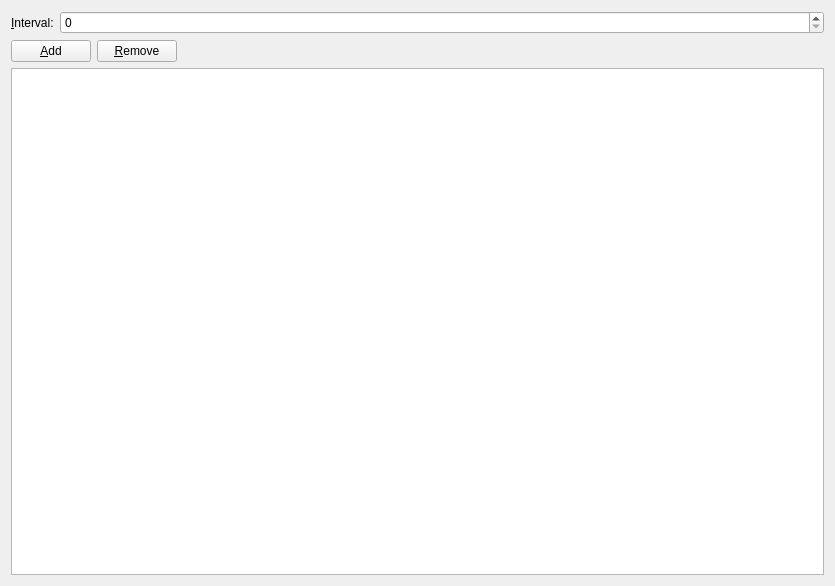
<?xml version="1.0" encoding="UTF-8"?>
<ui version="4.0">
 <class>AnimationEditor</class>
 <widget class="QWidget" name="AnimationEditor">
  <property name="geometry">
   <rect>
    <x>0</x>
    <y>0</y>
    <width>835</width>
    <height>586</height>
   </rect>
  </property>
  <property name="windowTitle">
   <string>Form</string>
  </property>
  <layout class="QVBoxLayout" name="verticalLayout_2">
   <item>
    <layout class="QHBoxLayout" name="horizontalLayout_2">
     <item>
      <widget class="QLabel" name="label">
       <property name="sizePolicy">
        <sizepolicy hsizetype="Fixed" vsizetype="Preferred">
         <horstretch>0</horstretch>
         <verstretch>0</verstretch>
        </sizepolicy>
       </property>
       <property name="toolTip">
        <string extracomment="Seconds"/>
       </property>
       <property name="text">
        <string>&amp;Interval:</string>
       </property>
       <property name="buddy">
        <cstring>sbInterval</cstring>
       </property>
      </widget>
     </item>
     <item>
      <widget class="QSpinBox" name="sbInterval">
       <property name="toolTip">
        <string extracomment="Seconds"/>
       </property>
      </widget>
     </item>
    </layout>
   </item>
   <item>
    <layout class="QVBoxLayout" name="verticalLayout">
     <item>
      <layout class="QHBoxLayout" name="horizontalLayout">
       <item>
        <widget class="QPushButton" name="btnAdd">
         <property name="text">
          <string>&amp;Add</string>
         </property>
        </widget>
       </item>
       <item>
        <widget class="QPushButton" name="btnRemove">
         <property name="text">
          <string>&amp;Remove</string>
         </property>
        </widget>
       </item>
       <item>
        <spacer name="horizontalSpacer">
         <property name="orientation">
          <enum>Qt::Horizontal</enum>
         </property>
         <property name="sizeHint" stdset="0">
          <size>
           <width>40</width>
           <height>20</height>
          </size>
         </property>
        </spacer>
       </item>
      </layout>
     </item>
     <item>
      <layout class="QHBoxLayout" name="horizontalLayout_3">
       <item>
        <widget class="QListView" name="listView"/>
       </item>
      </layout>
     </item>
    </layout>
   </item>
  </layout>
 </widget>
 <tabstops>
  <tabstop>sbInterval</tabstop>
  <tabstop>btnAdd</tabstop>
  <tabstop>btnRemove</tabstop>
 </tabstops>
 <resources/>
 <connections/>
</ui>
